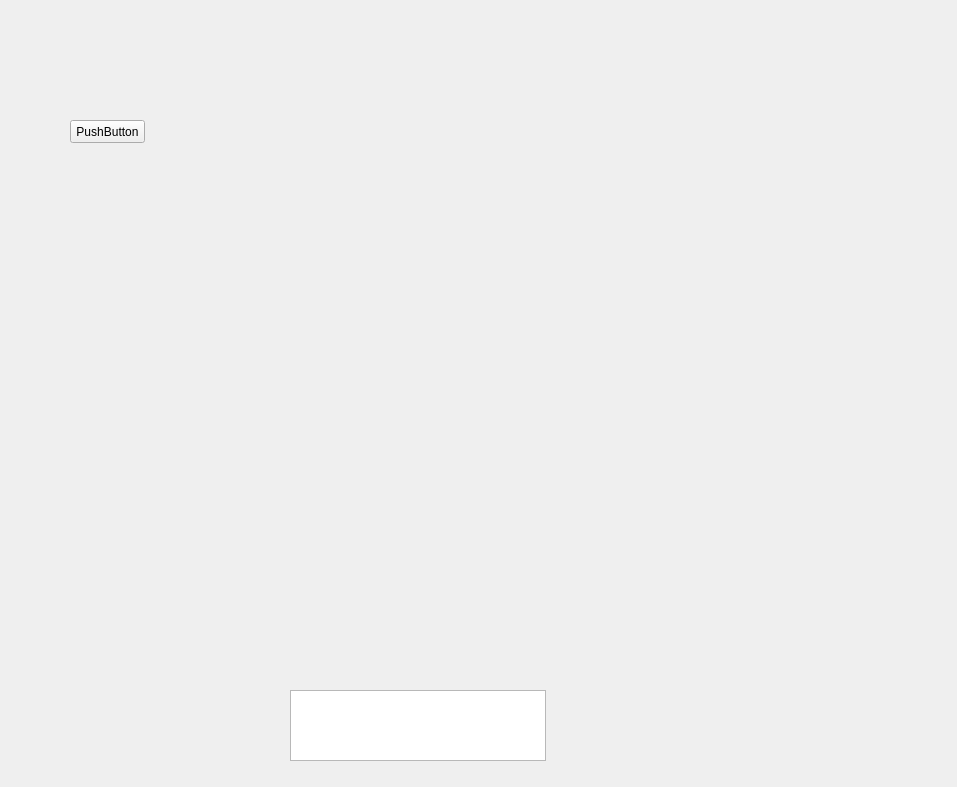
<?xml version="1.0" encoding="UTF-8"?>
<ui version="4.0">
 <class>Form</class>
 <widget class="QWidget" name="Form">
  <property name="geometry">
   <rect>
    <x>0</x>
    <y>0</y>
    <width>957</width>
    <height>787</height>
   </rect>
  </property>
  <property name="windowTitle">
   <string>Form</string>
  </property>
  <widget class="QGraphicsView" name="graphicsView">
   <property name="geometry">
    <rect>
     <x>290</x>
     <y>690</y>
     <width>256</width>
     <height>71</height>
    </rect>
   </property>
  </widget>
  <widget class="QPushButton" name="button_draw">
   <property name="geometry">
    <rect>
     <x>70</x>
     <y>120</y>
     <width>75</width>
     <height>23</height>
    </rect>
   </property>
   <property name="text">
    <string>PushButton</string>
   </property>
  </widget>
  <widget class="QWidget" name="verticalLayoutWidget">
   <property name="geometry">
    <rect>
     <x>240</x>
     <y>40</y>
     <width>631</width>
     <height>381</height>
    </rect>
   </property>
   <layout class="QVBoxLayout" name="verticalLayout"/>
  </widget>
 </widget>
 <resources/>
 <connections/>
</ui>
